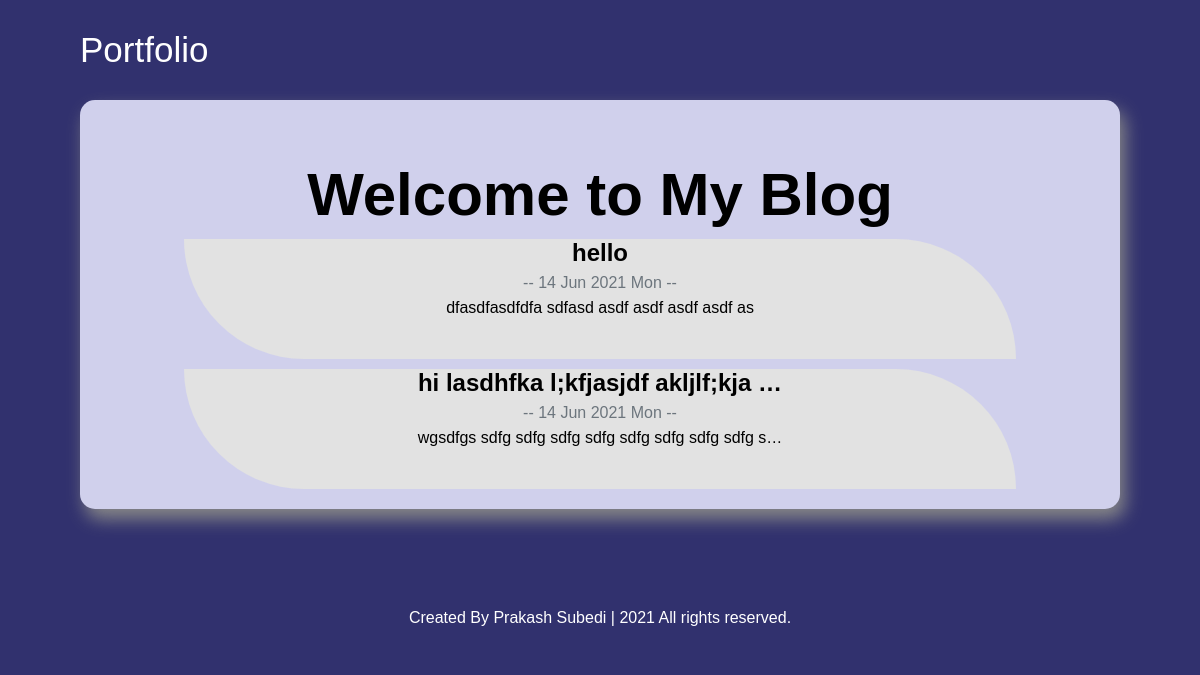
Screenshot of /blog/ with the database file from the repository.
### blog/models.py (models this page shows, shortened)
class blog (models.Model):
   title = models.CharField(max_length=200)
   date = models.DateTimeField()
   description = models.TextField()

### blog/views.py (the view)
# urls.py: path('blog/', blogview.forblog, name="blog"),
def forblog(request):
   post= blog.objects.all()
   return render(request, 'blog.html',{'post':post})

### blog/templates/blog.html (shortened to what this page needs)
<!DOCTYPE html>
{% load static %}
<html lang="en">
<head>
   <link rel="stylesheet" href="{% static 'css/styleblog.css' %}">
</head>
<body>
<div class="max-width" style="margin-right:80px;">
   <div class="logo" style="margin-top:30px">
      <a href="{% url 'homepage' %}">Portfolio</a>
   </div>
</div>
<div class="forblog">
   <h1>Welcome to My Blog</h1>
   {% for data in post %}
      <a href="{% url 'detail' data.id %}">
         <div class="card">
            <h2 class='blogtitle'>{{ data.title|truncatechars:35 }}</h2>
            <P class='text-muted text-muted2'>-- {{ data.date|date:'d M Y D' }} --</P>
            <P class='margin-top-p'>{{ data.description|striptags|truncatechars:50 }}</P>
         </div>
      </a>
   {% endfor %}
</div>
  <div class="footer">
         <footer>
            <span>Created By Prakash Subedi</span> | <span>2021 All rights reserved.</span>
        </footer>
    </div>
</body>
</html>

### blog/static/css/styleblog.css (style rules this page uses)
* { font-family: 'Poppins', sans-serif; margin: 0; padding: 0; box-sizing: border-box; text-decoration: none; }
body { background-color:rgb(49, 49, 110); color:black; }
.max-width { max-width: 1300px; padding: 0 80px; margin: auto; }
.logo a { font-size: 35px; font-weight: 500; color: white; }
.forblog { background-color: rgb(208, 208, 236); margin-left: 80px; margin-right: 80px; margin-top: 30px; margin-bottom: 80px; padding-top: 10px; padding-bottom: 10px; height: 100%; opacity: 1; box-shadow: 5px 10px 18px #888888; border-radius: 15px; -webkit-border-radius: 15px; -moz-border-radius: 15px; -ms-border-radius: 15px; -o-border-radius: 15px; }
a { color:black }
p { text-align: center; }
h1 { text-align: center; margin-top: 50px; font-size: 60px; }
.blogtitle { text-align:center; margin-top:5px; }
.text-muted { color:#6c757d; }
.text-muted2 { margin-top:7px; }
.margin-top-p { margin-top:7px; }
.card { background-color: rgb(226, 226, 226); margin-top: 10px; margin-bottom: 10px; height: 120px; width: 80%; margin-left: auto; margin-right: auto; border-bottom-left-radius: 150px; border-top-right-radius: 150px; transition:all 0.3s ease ; -webkit-transition:all 0.3s ease ; -moz-transition:all 0.3s ease ; -ms-transition:all 0.3s ease ; -o-transition:all 0.3s ease ; }
.footer { text-align: center; }
footer { background: rgb(49, 49, 110); padding: 20px 23px; color: #fff; }

### rows the page displays
blog: title "hello", date "14 Jun 2021 Mon", description "dfasdfasdfdfa sdfasd asdf asdf asdf asdf as"
blog: title "hi lasdhfka l;kfjasjdf akljlf;kja …", date "14 Jun 2021 Mon", description "wgsdfgs sdfg sdfg sdfg sdfg sdfg sdfg sdfg sdfg s…"
